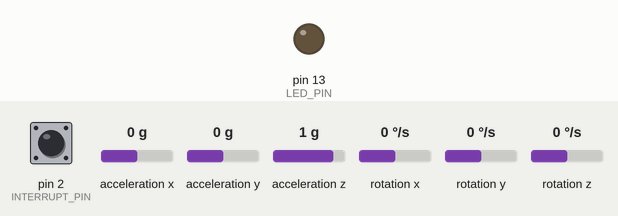
A sketch run on a simulated Arduino Uno, built with avr-gcc and run on an emulated ATmega328P. Shown: output pins drawn as LEDs (lit = HIGH). The inputs (shaded band) are chosen by the test bench; at power-on: pin 2 (INTERRUPT_PIN) LOW, acceleration x 0 g, acceleration y 0 g, acceleration z 1 g, rotation x 0 °/s, rotation y 0 °/s, rotation z 0 °/s. The ROS host is connected and sends only what is stated; the sensor or clock chip raises its interrupt line as the real part does.

Above: at 0.1 s.
At 39.7 s:
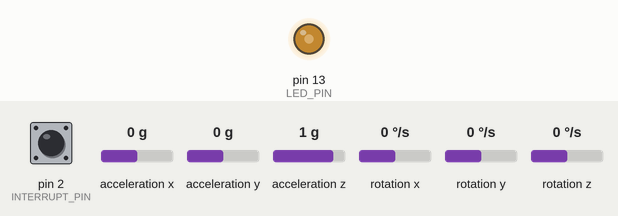
Timing chart, 0 to 40.0 s (numbered marks = the images above):
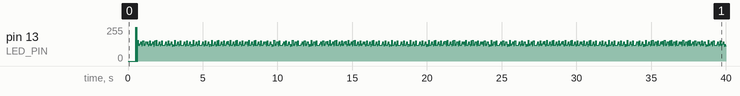

The sketch:

MPU6050_ros.ino
```cpp
#include <ros.h>
#include <geometry_msgs/Twist.h>

ros::NodeHandle nh;
geometry_msgs::Twist rpy_data;

ros::Publisher rpy_publisher("raw_orientation", &rpy_data);

#include "I2Cdev.h"
#include "MPU6050_6Axis_MotionApps20.h"
#if I2CDEV_IMPLEMENTATION == I2CDEV_ARDUINO_WIRE
    #include "Wire.h"
#endif

// class default I2C address is 0x68
// specific I2C addresses may be passed as a parameter here
// AD0 low = 0x68 (default for SparkFun breakout and InvenSense evaluation board)
// AD0 high = 0x69
MPU6050 mpu;
//MPU6050 mpu(0x69); // <-- use for AD0 high

#define OUTPUT_READABLE_YAWPITCHROLL

#define INTERRUPT_PIN 2  // use pin 2 on Arduino Uno & most boards
#define LED_PIN 13 // (Arduino is 13, Teensy is 11, Teensy++ is 6)
bool blinkState = false;

// MPU control/status vars
bool dmpReady = false;  // set true if DMP init was successful
uint8_t mpuIntStatus;   // holds actual interrupt status byte from MPU
uint8_t devStatus;      // return status after each device operation (0 = success, !0 = error)
uint16_t packetSize;    // expected DMP packet size (default is 42 bytes)
uint16_t fifoCount;     // count of all bytes currently in FIFO
uint8_t fifoBuffer[64]; // FIFO storage buffer

// orientation/motion vars
Quaternion q;           // [w, x, y, z]         quaternion container
VectorInt16 aa;         // [x, y, z]            accel sensor measurements
VectorInt16 aaReal;     // [x, y, z]            gravity-free accel sensor measurements
VectorInt16 aaWorld;    // [x, y, z]            world-frame accel sensor measurements
VectorFloat gravity;    // [x, y, z]            gravity vector
float euler[3];         // [psi, theta, phi]    Euler angle container
float ypr[3];           // [yaw, pitch, roll]   yaw/pitch/roll container and gravity vector

// packet structure for InvenSense teapot demo
uint8_t teapotPacket[14] = { '$', 0x02, 0,0, 0,0, 0,0, 0,0, 0x00, 0x00, '\r', '\n' };


// ================================================================
// ===               INTERRUPT DETECTION ROUTINE                ===
// ================================================================

volatile bool mpuInterrupt = false;     // indicates whether MPU interrupt pin has gone high
void dmpDataReady() {
    mpuInterrupt = true;
}


// ================================================================
// ===                      INITIAL SETUP                       ===
// ================================================================

void setup() {
    // join I2C bus (I2Cdev library doesn't do this automatically)
    #if I2CDEV_IMPLEMENTATION == I2CDEV_ARDUINO_WIRE
        Wire.begin();
        Wire.setClock(400000); // 400kHz I2C clock. Comment this line if having compilation difficulties
    #elif I2CDEV_IMPLEMENTATION == I2CDEV_BUILTIN_FASTWIRE
        Fastwire::setup(400, true);
    #endif

    nh.initNode();
    nh.advertise(rpy_publisher);
    mpu.initialize();
    pinMode(INTERRUPT_PIN, INPUT);
    devStatus = mpu.dmpInitialize();

    // supply your own gyro offsets here, scaled for min sensitivity
    mpu.setXGyroOffset(220);
    mpu.setYGyroOffset(76);
    mpu.setZGyroOffset(-85);
    mpu.setZAccelOffset(1788); // 1688 factory default for my test chip

    // make sure it worked (returns 0 if so)
    if (devStatus == 0) {
        // turn on the DMP, now that it's ready
        mpu.setDMPEnabled(true);
        attachInterrupt(digitalPinToInterrupt(INTERRUPT_PIN), dmpDataReady, RISING);
        mpuIntStatus = mpu.getIntStatus();
        dmpReady = true;
        packetSize = mpu.dmpGetFIFOPacketSize();
    } else {
        // ERROR!

    }

    // configure LED for output
    pinMode(LED_PIN, OUTPUT);
}


// ================================================================
// ===                    MAIN PROGRAM LOOP                     ===
// ================================================================

void loop() {
    // if programming failed, don't try to do anything
    if (!dmpReady) return;

    // wait for MPU interrupt or extra packet(s) available
    while (!mpuInterrupt && fifoCount < packetSize) {
        rpy_publisher.publish(&rpy_data);
        nh.spinOnce();
        delay(5);
    }

    // reset interrupt flag and get INT_STATUS byte
    mpuInterrupt = false;
    mpuIntStatus = mpu.getIntStatus();

    // get current FIFO count
    fifoCount = mpu.getFIFOCount();

    // check for overflow (this should never happen unless our code is too inefficient)
    if ((mpuIntStatus & 0x10) || fifoCount == 1024) {
        // reset so we can continue cleanly
        mpu.resetFIFO();
        //Serial.println(F("FIFO overflow!"));

    // otherwise, check for DMP data ready interrupt (this should happen frequently)
    } else if (mpuIntStatus & 0x02) {
        // wait for correct available data length, should be a VERY short wait
        while (fifoCount < packetSize) fifoCount = mpu.getFIFOCount();

        // read a packet from FIFO
        mpu.getFIFOBytes(fifoBuffer, packetSize);

        // track FIFO count here in case there is > 1 packet available
        // (this lets us immediately read more without waiting for an interrupt)
        fifoCount -= packetSize;


        #ifdef OUTPUT_READABLE_YAWPITCHROLL
            // display Euler angles in degrees
            mpu.dmpGetQuaternion(&q, fifoBuffer);
            mpu.dmpGetGravity(&gravity, &q);
            mpu.dmpGetYawPitchRoll(ypr, &q, &gravity);

            rpy_data.angular.z = (ypr[0] * 180/M_PI);
            rpy_data.angular.y = (ypr[1] * 180/M_PI);
            rpy_data.angular.x = (ypr[2] * 180/M_PI);
        #endif

        // blink LED to indicate activity
        blinkState = !blinkState;
        digitalWrite(LED_PIN, blinkState);
    }
}
```
